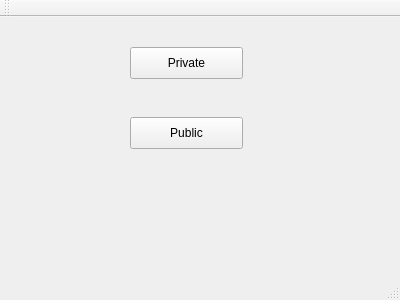
<?xml version="1.0" encoding="UTF-8"?>
<ui version="4.0">
 <class>MainWindow</class>
 <widget class="QMainWindow" name="MainWindow">
  <property name="geometry">
   <rect>
    <x>0</x>
    <y>0</y>
    <width>400</width>
    <height>300</height>
   </rect>
  </property>
  <property name="windowTitle">
   <string>MainWindow</string>
  </property>
  <widget class="QWidget" name="centralWidget">
   <widget class="QPushButton" name="pushButton">
    <property name="geometry">
     <rect>
      <x>130</x>
      <y>30</y>
      <width>113</width>
      <height>32</height>
     </rect>
    </property>
    <property name="text">
     <string>Private</string>
    </property>
   </widget>
   <widget class="QPushButton" name="pushButton_2">
    <property name="geometry">
     <rect>
      <x>130</x>
      <y>100</y>
      <width>113</width>
      <height>32</height>
     </rect>
    </property>
    <property name="text">
     <string>Public</string>
    </property>
   </widget>
  </widget>
  <widget class="QMenuBar" name="menuBar">
   <property name="geometry">
    <rect>
     <x>0</x>
     <y>0</y>
     <width>400</width>
     <height>22</height>
    </rect>
   </property>
  </widget>
  <widget class="QToolBar" name="mainToolBar">
   <attribute name="toolBarArea">
    <enum>TopToolBarArea</enum>
   </attribute>
   <attribute name="toolBarBreak">
    <bool>false</bool>
   </attribute>
  </widget>
  <widget class="QStatusBar" name="statusBar"/>
 </widget>
 <layoutdefault spacing="6" margin="11"/>
 <resources/>
 <connections/>
</ui>
